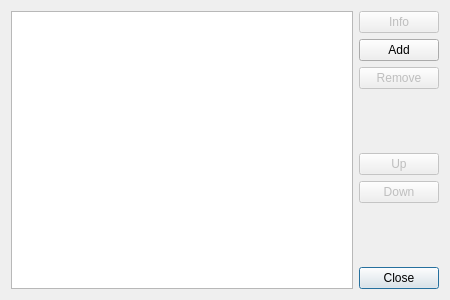
<?xml version="1.0" encoding="UTF-8"?>
<ui version="4.0">
 <class>DictListManagerDialog</class>
 <widget class="QDialog" name="DictListManagerDialog">
  <property name="geometry">
   <rect>
    <x>0</x>
    <y>0</y>
    <width>450</width>
    <height>300</height>
   </rect>
  </property>
  <property name="minimumSize">
   <size>
    <width>450</width>
    <height>300</height>
   </size>
  </property>
  <property name="maximumSize">
   <size>
    <width>450</width>
    <height>300</height>
   </size>
  </property>
  <property name="windowTitle">
   <string>Dictionary Manager</string>
  </property>
  <property name="windowIcon">
   <iconset resource="res.qrc">
    <normaloff>:/images/icon.png</normaloff>:/images/icon.png</iconset>
  </property>
  <layout class="QHBoxLayout" name="horizontalLayout">
   <item>
    <widget class="QListView" name="listView"/>
   </item>
   <item>
    <layout class="QVBoxLayout" name="verticalLayout">
     <item>
      <widget class="QPushButton" name="infoBtn">
       <property name="enabled">
        <bool>false</bool>
       </property>
       <property name="text">
        <string>Info</string>
       </property>
      </widget>
     </item>
     <item>
      <widget class="QPushButton" name="addBtn">
       <property name="text">
        <string>Add</string>
       </property>
      </widget>
     </item>
     <item>
      <widget class="QPushButton" name="removeBtn">
       <property name="enabled">
        <bool>false</bool>
       </property>
       <property name="text">
        <string>Remove</string>
       </property>
      </widget>
     </item>
     <item>
      <spacer name="verticalSpacer">
       <property name="orientation">
        <enum>Qt::Vertical</enum>
       </property>
       <property name="sizeHint" stdset="0">
        <size>
         <width>20</width>
         <height>40</height>
        </size>
       </property>
      </spacer>
     </item>
     <item>
      <widget class="QPushButton" name="upBtn">
       <property name="enabled">
        <bool>false</bool>
       </property>
       <property name="text">
        <string>Up</string>
       </property>
      </widget>
     </item>
     <item>
      <widget class="QPushButton" name="downBtn">
       <property name="enabled">
        <bool>false</bool>
       </property>
       <property name="text">
        <string>Down</string>
       </property>
      </widget>
     </item>
     <item>
      <spacer name="verticalSpacer_2">
       <property name="orientation">
        <enum>Qt::Vertical</enum>
       </property>
       <property name="sizeHint" stdset="0">
        <size>
         <width>20</width>
         <height>40</height>
        </size>
       </property>
      </spacer>
     </item>
     <item>
      <widget class="QPushButton" name="closeBtn">
       <property name="text">
        <string>Close</string>
       </property>
       <property name="default">
        <bool>true</bool>
       </property>
      </widget>
     </item>
    </layout>
   </item>
  </layout>
 </widget>
 <resources>
  <include location="res.qrc"/>
 </resources>
 <connections>
  <connection>
   <sender>closeBtn</sender>
   <signal>clicked()</signal>
   <receiver>DictListManagerDialog</receiver>
   <slot>accept()</slot>
   <hints>
    <hint type="sourcelabel">
     <x>420</x>
     <y>272</y>
    </hint>
    <hint type="destinationlabel">
     <x>394</x>
     <y>291</y>
    </hint>
   </hints>
  </connection>
  <connection>
   <sender>upBtn</sender>
   <signal>clicked()</signal>
   <receiver>DictListManagerDialog</receiver>
   <slot>onUpBtnClicked()</slot>
   <hints>
    <hint type="sourcelabel">
     <x>439</x>
     <y>30</y>
    </hint>
    <hint type="destinationlabel">
     <x>426</x>
     <y>80</y>
    </hint>
   </hints>
  </connection>
  <connection>
   <sender>downBtn</sender>
   <signal>clicked()</signal>
   <receiver>DictListManagerDialog</receiver>
   <slot>onDownBtnClicked()</slot>
   <hints>
    <hint type="sourcelabel">
     <x>439</x>
     <y>59</y>
    </hint>
    <hint type="destinationlabel">
     <x>468</x>
     <y>88</y>
    </hint>
   </hints>
  </connection>
  <connection>
   <sender>addBtn</sender>
   <signal>clicked()</signal>
   <receiver>DictListManagerDialog</receiver>
   <slot>onAddBtnClicked()</slot>
   <hints>
    <hint type="sourcelabel">
     <x>436</x>
     <y>161</y>
    </hint>
    <hint type="destinationlabel">
     <x>452</x>
     <y>112</y>
    </hint>
   </hints>
  </connection>
  <connection>
   <sender>removeBtn</sender>
   <signal>clicked()</signal>
   <receiver>DictListManagerDialog</receiver>
   <slot>onRemoveBtnClicked()</slot>
   <hints>
    <hint type="sourcelabel">
     <x>439</x>
     <y>202</y>
    </hint>
    <hint type="destinationlabel">
     <x>470</x>
     <y>203</y>
    </hint>
   </hints>
  </connection>
  <connection>
   <sender>infoBtn</sender>
   <signal>clicked()</signal>
   <receiver>DictListManagerDialog</receiver>
   <slot>onInfoBtnClicked()</slot>
   <hints>
    <hint type="sourcelabel">
     <x>426</x>
     <y>135</y>
    </hint>
    <hint type="destinationlabel">
     <x>412</x>
     <y>97</y>
    </hint>
   </hints>
  </connection>
 </connections>
 <slots>
  <slot>onUpBtnClicked()</slot>
  <slot>onDownBtnClicked()</slot>
  <slot>onAddBtnClicked()</slot>
  <slot>onRemoveBtnClicked()</slot>
  <slot>onInfoBtnClicked()</slot>
  <slot>onListSelectionChanged()</slot>
 </slots>
</ui>
